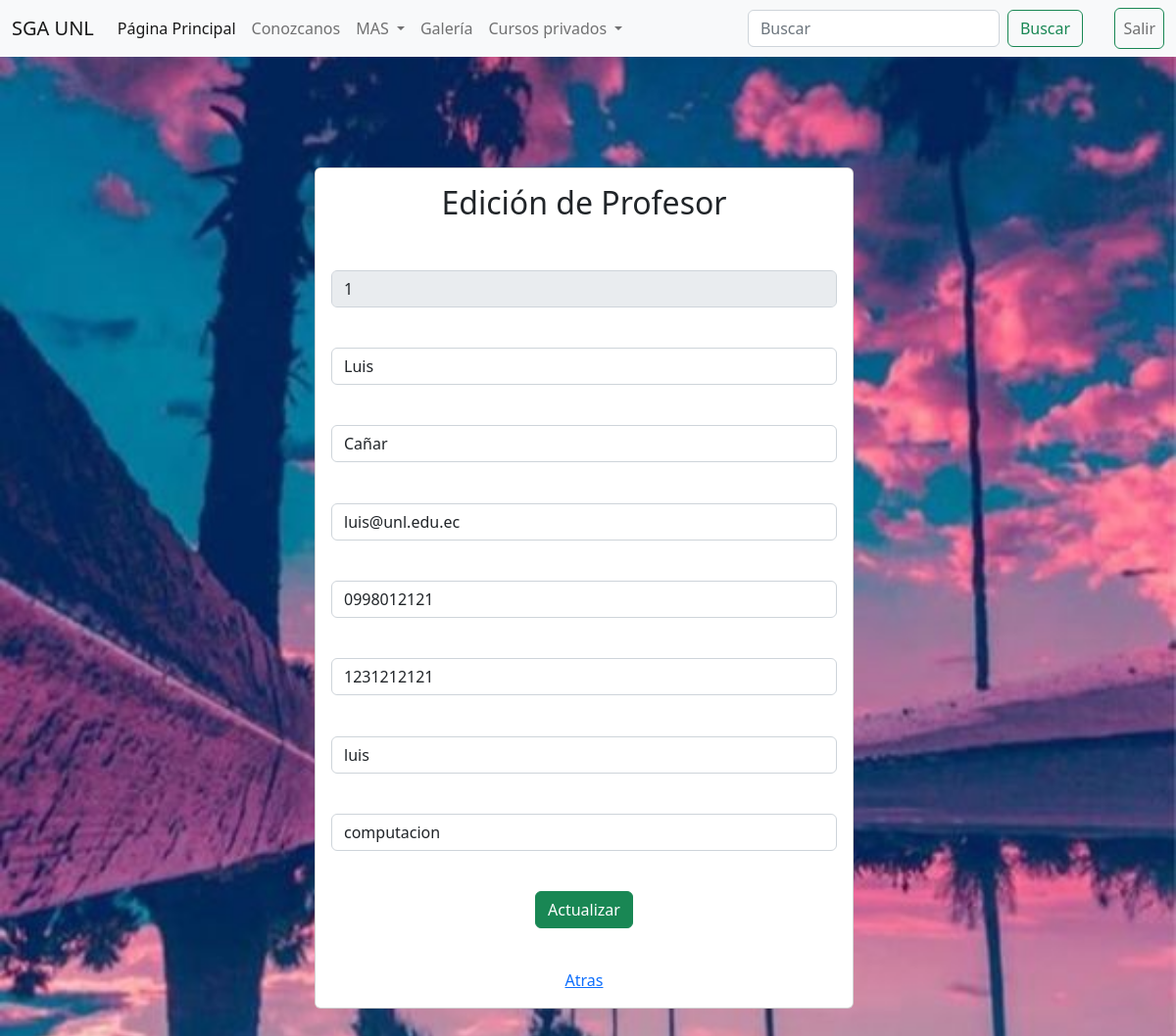
/tareas/edicionProfesor/1, run on the app's committed database.
### APPAdministrarTareas/models.py (models this page shows, shortened)
class Profesor(models.Model):
    carrera = (('sistemas','sistemas'),('computacion','computacion'),('electricidad','electricidad'),('electronica','electronica'),)
    nombreP = models.CharField(max_length=30, blank=False)
    apellidoP = models.CharField(max_length=30, blank=False)
    correoP = models.EmailField()
    celularP = models.CharField(max_length=10, blank=False)
    cedulaP = models.CharField(max_length=10, blank=False)
    user = models.CharField(max_length=15, blank=False)
    carrera_P= models.CharField(max_length=30, choices=carrera, default="", blank=False)

### APPAdministrarTareas/views.py (the view)
# urls.py: path('edicionProfesor/<id>', views.edicionProfesor),
def edicionProfesor(request, id):
    profesor = Profesor.objects.get(id=id)
    return render(request, "edicionProfesor.html", {"curso": profesor})

### APPAdministrarTareas/templates/edicionProfesor.html (shortened to what this page needs)
{% extends "./base.html" %}
{% load static %}
{% block body %}
<!DOCTYPE html>
<html lang="en">
<head>
    <link
      href="https://cdn.jsdelivr.net/npm/bootstrap@5.2.2/dist/css/bootstrap.min.css"
      rel="stylesheet"
    />
    <link rel="stylesheet" href="../static/css/cuenta.css">
</head>
<body id="bodyprincipal">
    <div class="container-fluid" id="cuerpo">
        <div class="text-center">
            <div class="col-sm-12 col-md-6 col-lg-8 col-xl-8">
                <div class="card card-body">
                    <h2> Edición de Profesor</h2>
                    <form action="/tareas/editarProfesor/" method="POST">{% csrf_token %}
                        <div class="form-group" style="margin-top: 8%;">
                            <input type="text" id="id" name="id" class="form-control"
                            minlength="6" maxlength="50" value="{{curso.id}}" disabled>
                        </div>
                        <div class="form-group" style="margin-top: 8%;">
                            <input type="text" id="txtNombre" name="txtNombre" class="form-control" placeholder="Nombre Estudiante"
                                minlength="6" maxlength="50" value="{{curso.nombreP}}" required>
                        </div>
                        <div class="form-group" style="margin-top: 8%;" >
                            <input type="text" id="txtApellido" name="txtApellido" class="form-control" placeholder="Apellido Estudiante"
                                maxlength="50" value="{{curso.apellidoP}}" required>
                        </div>
                        <div class="form-group" style="margin-top: 8%;">
                            <input type="text" id="txtCorreo" name="txtCorreo" class="form-control" placeholder="Correo Estudiante"
                                minlength="6" maxlength="50" value="{{curso.correoP}}" required>
                        </div>
                        <div class="form-group" style="margin-top: 8%;" >
                            <input type="text" id="txtCelular" name="txtCelular" class="form-control" placeholder="Celular Estudiante"
                                maxlength="50" value="{{curso.celularP}}" required>
                        </div>
                        <div class="form-group" style="margin-top: 8%;" >
                            <input type="text" id="txtCedula" name="txtCedula" class="form-control" placeholder="Cedula Estudiante"
                                maxlength="50" value="{{curso.cedulaP}}" required>
                        </div>
                        <div class="form-group" style="margin-top: 8%;">
                            <input type="text" id="usuario" name="usuario" class="form-control" placeholder="Usuario de identificacion"
                                minlength="6" maxlength="50" value="{{curso.user}}" required>
                        </div>
                        <div class="form-group" style="margin-top: 8%;" >
                            <input type="text" id="carrera" name="carrera" class="form-control"
                            placeholder="Escoge entre: sistemas, computacion, electricidad, electronica"
                            maxlength="50" value="{{curso.carrera_P}}" required>
                        </div>
                        <div class="form-group" style="margin-top: 8%;">
                            <button type="submit" class="btn btn-success btn-block text-white">Actualizar</button>
                        </div>
                        <div class="form-group" style="margin-top: 8%;">
                           <a href="/tareas/listadoProfesores/"> Atras </a>
                        </div>
                    </form>
                </div>
            </div>
        </div>
    </div>
</body>
</html>
{% endblock %}

### APPAdministrarTareas/static/css/cuenta.css (style rules this page uses)
#bodyprincipal { background-image: url(../images/fondoC.jpg); background-repeat: no-repeat; background-position: center center; min-height: 100vh; height: 1800px; background-attachment: fixed; background-size: cover; }
#cuerpo { margin-top: 8%; padding-left: 25%; align-items: center; display: inline-block; }

### data on the page
Profesor: id "1", txtNombre "Luis", txtApellido "Cañar", txtCorreo "luis@unl.edu.ec", txtCelular "0998012121", txtCedula "1231212121", usuario "luis", carrera "computacion"
